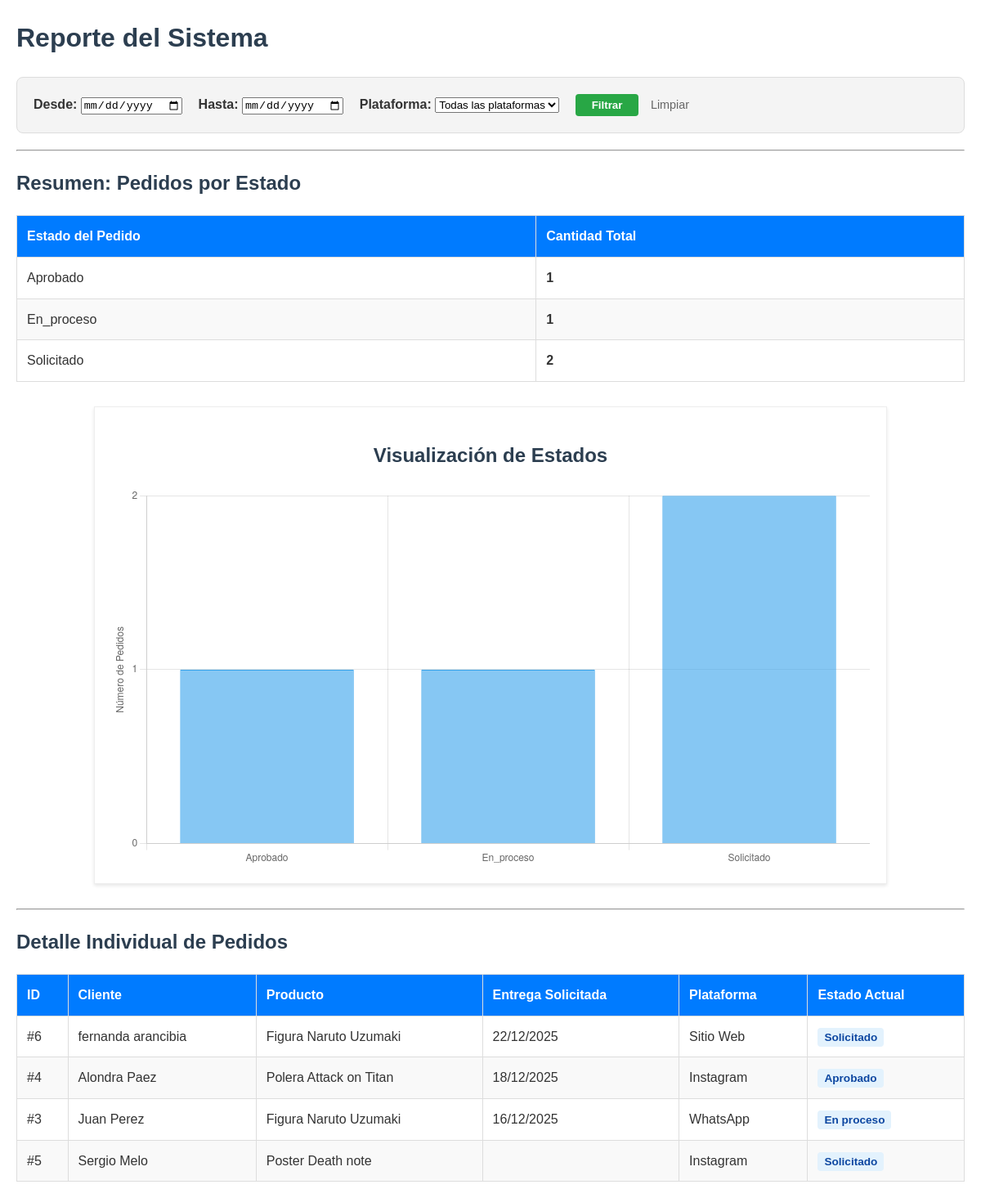
The app's page /reporte/ (signed in), older data.
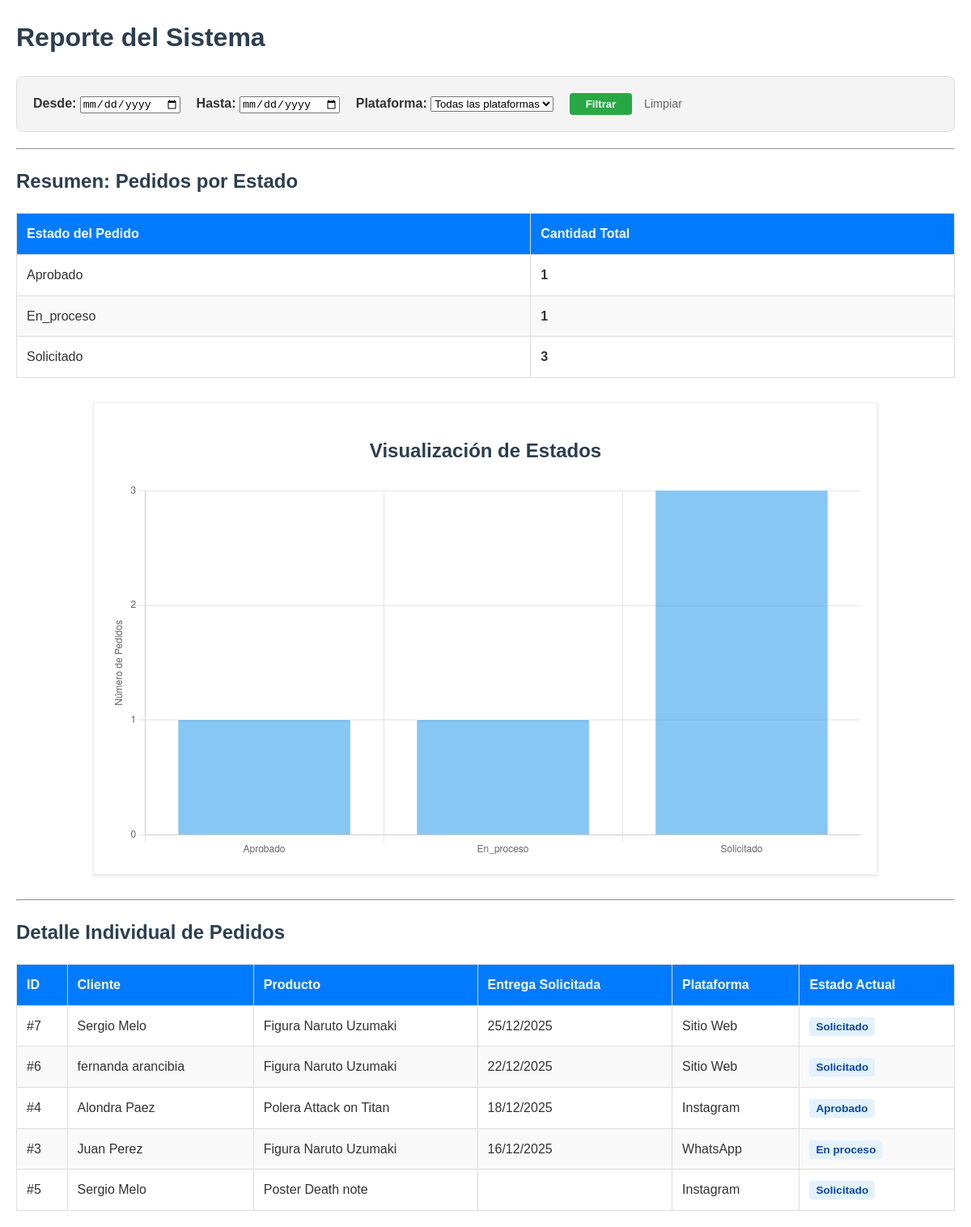
The same page, newer data.
### appTienda/models.py (models this page shows, shortened)
class Pedido(models.Model):
    ESTADO_PEDIDO = [
        ('solicitado', 'Solicitado'),
        ('aprobado', 'Aprobado'),
        ('en_proceso', 'En proceso'),
        ('realizada', 'Realizada'),
        ('entregada', 'Entregada'),
        ('finalizada', 'Finalizada'),
        ('cancelada', 'Cancelada'),
    ]
    ESTADO_PAGO = [
        ('pendiente', 'Pendiente'),
        ('parcial', 'Parcial'),
        ('pagado', 'Pagado'),
    ]
    PLATAFORMA = [
        ('facebook', 'Facebook'),
        ('instagram', 'Instagram'),
        ('whatsapp', 'WhatsApp'),
        ('presencial', 'Presencial'),
        ('sitio_web', 'Sitio Web'),
        ('otra', 'Otra'),
    ]
    nombre_cliente = models.CharField(max_length=100)
    contacto = models.CharField(max_length=100)
    producto = models.ForeignKey(
        Producto,
        on_delete=models.SET_NULL,
        null=True,
        blank=True
    )
    descripcion = models.TextField(verbose_name="Descripción de la Solicitud")
    plataforma = models.CharField(
        max_length=20,
        choices=PLATAFORMA
    )
    estado = models.CharField(
        max_length=20,
        choices=ESTADO_PEDIDO,
        default='solicitado'
    )
    estado_pago = models.CharField(
        max_length=20,
        choices=ESTADO_PAGO,
        default='pendiente'
    )
    fecha_solicitada = models.DateField(
        blank=True,
        null=True,
        verbose_name="Fecha de Entrega Deseada"
    )
    token_seguimiento = models.UUIDField(
        default=uuid.uuid4,
        editable=False,
        unique=True
    )
    fecha_creacion = models.DateTimeField(auto_now_add=True)

class Producto(models.Model):
    nombre = models.CharField(max_length=100)
    descripcion = models.TextField()
    precio_base = models.DecimalField(max_digits=8, decimal_places=2)
    categoria = models.ForeignKey(Categoria, on_delete=models.CASCADE)
    imagen = models.ImageField(upload_to='productos/', blank=True, null=True, verbose_name="Imagen Principal")
    destacado = models.BooleanField(default=False, verbose_name="Producto Destacado")

### appTienda/views.py (the view)
# urls.py: path('reporte/', reporte_pedidos, name='reporte_pedidos'),
@login_required
def reporte_pedidos(request):
    pedidos_base = Pedido.objects.all().order_by('-fecha_solicitada')
    fecha_inicio = request.GET.get('fecha_inicio')
    fecha_fin = request.GET.get('fecha_fin')
    plataforma = request.GET.get('plataforma')
    if fecha_inicio:
        pedidos_base = pedidos_base.filter(fecha_solicitada__gte=parse_date(fecha_inicio))
    if fecha_fin:
        pedidos_base = pedidos_base.filter(fecha_solicitada__lte=parse_date(fecha_fin))
    if plataforma and plataforma != 'Todas':
        pedidos_base = pedidos_base.filter(plataforma=plataforma)
    reporte = pedidos_base.values('estado').annotate(total=Count('id')).order_by('estado')
    productos_top = pedidos_base.values('producto__nombre').annotate(
        cantidad=Count('id')
    ).order_by('-cantidad')[:5]
    estados_labels = [item['estado'].capitalize() for item in reporte]
    totales_data = [item['total'] for item in reporte]
    context = {
        'pedidos': pedidos_base,
        'reporte': reporte,
        'productos_top': productos_top,
        'estados': estados_labels,
        'totales': totales_data,
        'fecha_inicio': fecha_inicio,
        'fecha_fin': fecha_fin,
        'plataforma_sel': plataforma,
        'plataformas': Pedido.PLATAFORMA,
    }
    return render(request, 'reporte_pedidos.html', context)

### appTienda/templates/reporte_pedidos.html (shortened to what this page needs)
<!DOCTYPE html>
<html lang="es">
<head>
</head>
<body>
<h1>Reporte del Sistema</h1>
<div class="filtros">
    <form method="get">
        <label><strong>Desde:</strong></label>
        <input type="date" name="fecha_inicio" value="{{ fecha_inicio }}">
        <label style="margin-left: 15px;"><strong>Hasta:</strong></label>
        <input type="date" name="fecha_fin" value="{{ fecha_fin }}">
        <label style="margin-left: 15px;"><strong>Plataforma:</strong></label>
        <select name="plataforma">
            <option value="Todas">Todas las plataformas</option>
        </select>
        <button type="submit" style="margin-left: 15px; padding: 6px 20px; cursor: pointer; background: #28a745; color: white; border: none; border-radius: 4px; font-weight: bold;">
            Filtrar
        </button>
        <a href="{% url 'reporte_pedidos' %}" style="margin-left: 10px; text-decoration: none; color: #666; font-size: 0.9em;">Limpiar</a>
    </form>
</div>
<hr>
<h2>Resumen: Pedidos por Estado</h2>
<table>
    <thead>
        <tr>
            <th>Estado del Pedido</th>
            <th>Cantidad Total</th>
        </tr>
    </thead>
    <tbody>
        {% for item in reporte %}
            <tr>
                <td>{{ item.estado|capfirst }}</td>
                <td><strong>{{ item.total }}</strong></td>
            </tr>
        {% empty %}
            <tr>
                <td colspan="2" style="text-align: center;">No hay datos para mostrar con los filtros actuales.</td>
            </tr>
        {% endfor %}
    </tbody>
</table>
<div class="contenedor-grafico">
    <h2 style="text-align: center;">Visualización de Estados</h2>
    <canvas id="graficoPedidos"></canvas>
</div>
<hr>
<h2>Detalle Individual de Pedidos</h2>
<table>
    <thead>
        <tr>
            <th>ID</th>
            <th>Cliente</th>
            <th>Producto</th>
            <th>Entrega Solicitada</th>
            <th>Plataforma</th>
            <th>Estado Actual</th>
        </tr>
    </thead>
    <tbody>
        {% for p in pedidos %}
        <tr>
            <td>#{{ p.id }}</td>
            <td>{{ p.nombre_cliente }}</td>
            <td>{{ p.producto.nombre }}</td>
            <td>{{ p.fecha_solicitada|date:"d/m/Y" }}</td>
            <td>{{ p.get_plataforma_display }}</td>
            <td><span class="badge-estado">{{ p.get_estado_display }}</span></td>
        </tr>
        {% empty %}
        <tr>
            <td colspan="6" style="text-align: center; padding: 20px;">No se encontraron registros.</td>
        </tr>
        {% endfor %}
    </tbody>
</table>
<script>
    const etiquetasGrafico = {{ estados|safe }};
    const datosGrafico = {{ totales|safe }};
    const ctx = document.getElementById('graficoPedidos').getContext('2d');
    new Chart(ctx, {
        type: 'bar',
        data: {
            labels: etiquetasGrafico,
            datasets: [{
                label: 'Cantidad de pedidos',
                data: datosGrafico,
                backgroundColor: 'rgba(54, 162, 235, 0.6)',
                borderColor: 'rgba(54, 162, 235, 1)',
                borderWidth: 1
            }]
        },
        options: {
            responsive: true,
            plugins: {
                legend: { display: false }
            },
            scales: {
                y: {
                    beginAtZero: true,
                    ticks: {
                        stepSize: 1
                    },
                    title: {
                        display: true,
                        text: 'Número de Pedidos'
                    }
                }
            }
        }
    });
</script>
</body>
</html>

### appTienda/templates/reporte_pedidos.html (style rules this page uses)
body { font-family: sans-serif; margin: 20px; line-height: 1.6; color: #333; }
.filtros { background: #f4f4f4; padding: 20px; border-radius: 8px; margin-bottom: 20px; border: 1px solid #ddd; }
table { width: 100%; border-collapse: collapse; margin-top: 20px; background: #fff; }
th, td { border: 1px solid #ddd; padding: 12px; text-align: left; }
th { background-color: #007bff; color: white; }
tr:nth-child(even) { background-color: #f9f9f9; }
.contenedor-grafico { width: 80%; margin: 30px auto; padding: 20px; background: #fff; border: 1px solid #eee; box-shadow: 0 2px 4px rgba(0,0,0,0.1); }
.badge-estado { background: #e3f2fd; color: #0d47a1; padding: 4px 8px; border-radius: 4px; font-weight: bold; font-size: 0.85em; }
h1, h2 { color: #2c3e50; }

Row changes from the older to the newer data that the page shows:
added Pedido: id "7", nombre_cliente "Sergio Melo", producto.nombre "Figura Naruto Uzumaki", fecha_solicitada "25/12/2025", plataforma "Sitio Web", estado "Solicitado"
Text that changed along with them:
chart data {{ totales|safe }}: [1, 1, 2] → [1, 1, 3]
new list line: "Solicitado 3"
list line gone: "Solicitado 2"
